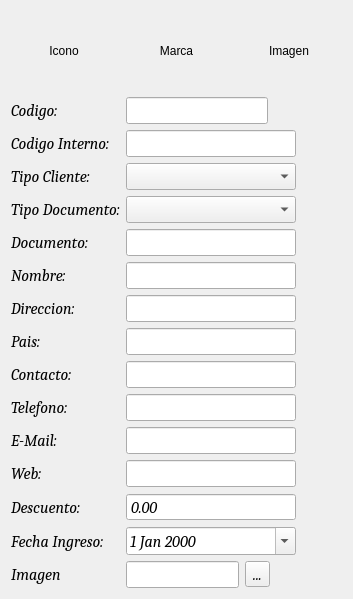
<?xml version="1.0" encoding="UTF-8"?>
<ui version="4.0">
 <class>FormCliente</class>
 <widget class="QDialog" name="FormCliente">
  <property name="geometry">
   <rect>
    <x>0</x>
    <y>0</y>
    <width>353</width>
    <height>557</height>
   </rect>
  </property>
  <property name="windowTitle">
   <string>Dialog</string>
  </property>
  <layout class="QGridLayout" name="gridLayout">
   <item row="0" column="0" colspan="2">
    <layout class="QHBoxLayout" name="horizontalLayout">
     <property name="topMargin">
      <number>0</number>
     </property>
     <item>
      <widget class="QLabel" name="label_6">
       <property name="minimumSize">
        <size>
         <width>60</width>
         <height>80</height>
        </size>
       </property>
       <property name="text">
        <string>Icono</string>
       </property>
       <property name="alignment">
        <set>Qt::AlignCenter</set>
       </property>
      </widget>
     </item>
     <item>
      <widget class="QLabel" name="label_4">
       <property name="minimumSize">
        <size>
         <width>60</width>
         <height>80</height>
        </size>
       </property>
       <property name="text">
        <string>Marca</string>
       </property>
       <property name="alignment">
        <set>Qt::AlignCenter</set>
       </property>
      </widget>
     </item>
     <item>
      <widget class="QLabel" name="LabelImage">
       <property name="minimumSize">
        <size>
         <width>60</width>
         <height>80</height>
        </size>
       </property>
       <property name="text">
        <string>Imagen</string>
       </property>
       <property name="alignment">
        <set>Qt::AlignCenter</set>
       </property>
      </widget>
     </item>
    </layout>
   </item>
   <item row="1" column="1">
    <layout class="QVBoxLayout" name="verticalLayout_2">
     <property name="leftMargin">
      <number>0</number>
     </property>
     <item>
      <widget class="QPushButton" name="ButtonGuardar">
       <property name="text">
        <string/>
       </property>
       <property name="icon">
        <iconset resource="../Recursos.qrc">
         <normaloff>:/Imagenes/iconos/guardar.png</normaloff>:/Imagenes/iconos/guardar.png</iconset>
       </property>
       <property name="iconSize">
        <size>
         <width>40</width>
         <height>40</height>
        </size>
       </property>
       <property name="autoDefault">
        <bool>false</bool>
       </property>
       <property name="flat">
        <bool>true</bool>
       </property>
      </widget>
     </item>
     <item>
      <widget class="QPushButton" name="ButtonModificar">
       <property name="text">
        <string/>
       </property>
       <property name="icon">
        <iconset resource="../Recursos.qrc">
         <normaloff>:/Imagenes/iconos/editar.png</normaloff>:/Imagenes/iconos/editar.png</iconset>
       </property>
       <property name="iconSize">
        <size>
         <width>40</width>
         <height>40</height>
        </size>
       </property>
       <property name="autoDefault">
        <bool>false</bool>
       </property>
       <property name="default">
        <bool>false</bool>
       </property>
       <property name="flat">
        <bool>true</bool>
       </property>
      </widget>
     </item>
     <item>
      <widget class="QPushButton" name="ButtonEliminar">
       <property name="text">
        <string/>
       </property>
       <property name="icon">
        <iconset resource="../Recursos.qrc">
         <normaloff>:/Imagenes/iconos/delete.png</normaloff>:/Imagenes/iconos/delete.png</iconset>
       </property>
       <property name="iconSize">
        <size>
         <width>40</width>
         <height>40</height>
        </size>
       </property>
       <property name="flat">
        <bool>true</bool>
       </property>
      </widget>
     </item>
     <item>
      <widget class="QPushButton" name="ButtonRegresar">
       <property name="text">
        <string/>
       </property>
       <property name="icon">
        <iconset resource="../Recursos.qrc">
         <normaloff>:/Imagenes/iconos/izquierda.png</normaloff>:/Imagenes/iconos/izquierda.png</iconset>
       </property>
       <property name="iconSize">
        <size>
         <width>40</width>
         <height>40</height>
        </size>
       </property>
       <property name="flat">
        <bool>true</bool>
       </property>
      </widget>
     </item>
     <item>
      <widget class="QPushButton" name="ButtonRepresentate">
       <property name="text">
        <string/>
       </property>
       <property name="icon">
        <iconset resource="../Recursos.qrc">
         <normaloff>:/Imagenes/iconos/dado.png</normaloff>:/Imagenes/iconos/dado.png</iconset>
       </property>
       <property name="iconSize">
        <size>
         <width>40</width>
         <height>40</height>
        </size>
       </property>
       <property name="flat">
        <bool>true</bool>
       </property>
      </widget>
     </item>
     <item>
      <widget class="QPushButton" name="ButtonAccionista">
       <property name="text">
        <string/>
       </property>
       <property name="icon">
        <iconset resource="../Recursos.qrc">
         <normaloff>:/Imagenes/iconos/plus_grey.png</normaloff>:/Imagenes/iconos/plus_grey.png</iconset>
       </property>
       <property name="iconSize">
        <size>
         <width>40</width>
         <height>40</height>
        </size>
       </property>
       <property name="flat">
        <bool>true</bool>
       </property>
      </widget>
     </item>
     <item>
      <widget class="QPushButton" name="ButtonAutos">
       <property name="text">
        <string/>
       </property>
       <property name="icon">
        <iconset resource="../Recursos.qrc">
         <normaloff>:/Imagenes/iconos/cat.png</normaloff>:/Imagenes/iconos/cat.png</iconset>
       </property>
       <property name="iconSize">
        <size>
         <width>40</width>
         <height>40</height>
        </size>
       </property>
       <property name="flat">
        <bool>true</bool>
       </property>
      </widget>
     </item>
     <item>
      <spacer name="verticalSpacer">
       <property name="orientation">
        <enum>Qt::Vertical</enum>
       </property>
       <property name="sizeHint" stdset="0">
        <size>
         <width>20</width>
         <height>40</height>
        </size>
       </property>
      </spacer>
     </item>
    </layout>
   </item>
   <item row="1" column="0">
    <layout class="QGridLayout" name="gridLayout_2">
     <item row="9" column="0">
      <widget class="QLabel" name="label_9">
       <property name="font">
        <font>
         <family>Cambria</family>
         <pointsize>12</pointsize>
         <italic>true</italic>
        </font>
       </property>
       <property name="text">
        <string>Telefono:</string>
       </property>
      </widget>
     </item>
     <item row="8" column="0">
      <widget class="QLabel" name="label_10">
       <property name="font">
        <font>
         <family>Cambria</family>
         <pointsize>12</pointsize>
         <italic>true</italic>
        </font>
       </property>
       <property name="text">
        <string>Contacto:</string>
       </property>
      </widget>
     </item>
     <item row="9" column="1" colspan="4">
      <widget class="QLineEdit" name="LineTelefono">
       <property name="font">
        <font>
         <family>Cambria</family>
         <pointsize>12</pointsize>
         <italic>true</italic>
        </font>
       </property>
       <property name="inputMethodHints">
        <set>Qt::ImhFormattedNumbersOnly</set>
       </property>
      </widget>
     </item>
     <item row="11" column="0">
      <widget class="QLabel" name="label_13">
       <property name="font">
        <font>
         <family>Cambria</family>
         <pointsize>12</pointsize>
         <italic>true</italic>
        </font>
       </property>
       <property name="text">
        <string>Web:</string>
       </property>
      </widget>
     </item>
     <item row="1" column="0">
      <widget class="QLabel" name="label_11">
       <property name="font">
        <font>
         <family>Cambria</family>
         <pointsize>12</pointsize>
         <italic>true</italic>
        </font>
       </property>
       <property name="text">
        <string>Codigo Interno:</string>
       </property>
      </widget>
     </item>
     <item row="10" column="0">
      <widget class="QLabel" name="label_12">
       <property name="font">
        <font>
         <family>Cambria</family>
         <pointsize>12</pointsize>
         <italic>true</italic>
        </font>
       </property>
       <property name="text">
        <string>E-Mail:</string>
       </property>
      </widget>
     </item>
     <item row="1" column="1" colspan="4">
      <widget class="QLineEdit" name="LineCodigoInterno">
       <property name="font">
        <font>
         <family>Cambria</family>
         <pointsize>12</pointsize>
         <italic>true</italic>
        </font>
       </property>
       <property name="inputMethodHints">
        <set>Qt::ImhNone</set>
       </property>
       <property name="readOnly">
        <bool>false</bool>
       </property>
      </widget>
     </item>
     <item row="12" column="0">
      <widget class="QLabel" name="label_14">
       <property name="font">
        <font>
         <family>Cambria</family>
         <pointsize>12</pointsize>
         <italic>true</italic>
        </font>
       </property>
       <property name="text">
        <string>Descuento:</string>
       </property>
      </widget>
     </item>
     <item row="7" column="1" colspan="4">
      <widget class="QLineEdit" name="LinePais">
       <property name="font">
        <font>
         <family>Cambria</family>
         <pointsize>12</pointsize>
         <italic>true</italic>
        </font>
       </property>
       <property name="inputMethodHints">
        <set>Qt::ImhFormattedNumbersOnly</set>
       </property>
      </widget>
     </item>
     <item row="6" column="1" colspan="4">
      <widget class="QLineEdit" name="LineDireccion">
       <property name="font">
        <font>
         <family>Cambria</family>
         <pointsize>12</pointsize>
         <italic>true</italic>
        </font>
       </property>
       <property name="inputMethodHints">
        <set>Qt::ImhFormattedNumbersOnly</set>
       </property>
      </widget>
     </item>
     <item row="8" column="1" colspan="4">
      <widget class="QLineEdit" name="LineContacto">
       <property name="font">
        <font>
         <family>Cambria</family>
         <pointsize>12</pointsize>
         <italic>true</italic>
        </font>
       </property>
       <property name="inputMethodHints">
        <set>Qt::ImhFormattedNumbersOnly</set>
       </property>
      </widget>
     </item>
     <item row="13" column="0">
      <widget class="QLabel" name="label_15">
       <property name="font">
        <font>
         <family>Cambria</family>
         <pointsize>12</pointsize>
         <italic>true</italic>
        </font>
       </property>
       <property name="text">
        <string>Fecha Ingreso:</string>
       </property>
      </widget>
     </item>
     <item row="10" column="1" colspan="4">
      <widget class="QLineEdit" name="LineEmail">
       <property name="font">
        <font>
         <family>Cambria</family>
         <pointsize>12</pointsize>
         <italic>true</italic>
        </font>
       </property>
       <property name="inputMethodHints">
        <set>Qt::ImhFormattedNumbersOnly</set>
       </property>
      </widget>
     </item>
     <item row="11" column="1" colspan="4">
      <widget class="QLineEdit" name="LineWeb">
       <property name="font">
        <font>
         <family>Cambria</family>
         <pointsize>12</pointsize>
         <italic>true</italic>
        </font>
       </property>
       <property name="inputMethodHints">
        <set>Qt::ImhFormattedNumbersOnly</set>
       </property>
      </widget>
     </item>
     <item row="3" column="0">
      <widget class="QLabel" name="label_5">
       <property name="font">
        <font>
         <family>Cambria</family>
         <pointsize>12</pointsize>
         <italic>true</italic>
        </font>
       </property>
       <property name="text">
        <string>Tipo Documento:</string>
       </property>
      </widget>
     </item>
     <item row="3" column="1" colspan="4">
      <widget class="QComboBox" name="ComboDocumento">
       <property name="font">
        <font>
         <family>Cambria</family>
         <pointsize>12</pointsize>
         <italic>true</italic>
        </font>
       </property>
       <item>
        <property name="text">
         <string/>
        </property>
       </item>
       <item>
        <property name="text">
         <string>Dni</string>
        </property>
       </item>
       <item>
        <property name="text">
         <string>Ruc</string>
        </property>
       </item>
      </widget>
     </item>
     <item row="5" column="1" colspan="4">
      <widget class="QLineEdit" name="LineNombre">
       <property name="font">
        <font>
         <family>Cambria</family>
         <pointsize>12</pointsize>
         <italic>true</italic>
        </font>
       </property>
       <property name="inputMethodHints">
        <set>Qt::ImhFormattedNumbersOnly</set>
       </property>
      </widget>
     </item>
     <item row="5" column="0">
      <widget class="QLabel" name="label_2">
       <property name="font">
        <font>
         <family>Cambria</family>
         <pointsize>12</pointsize>
         <italic>true</italic>
        </font>
       </property>
       <property name="text">
        <string>Nombre:</string>
       </property>
      </widget>
     </item>
     <item row="4" column="0">
      <widget class="QLabel" name="label_16">
       <property name="font">
        <font>
         <family>Cambria</family>
         <pointsize>12</pointsize>
         <italic>true</italic>
        </font>
       </property>
       <property name="text">
        <string>Documento:</string>
       </property>
      </widget>
     </item>
     <item row="4" column="1" colspan="4">
      <widget class="QLineEdit" name="LineDocumento">
       <property name="font">
        <font>
         <family>Cambria</family>
         <pointsize>12</pointsize>
         <italic>true</italic>
        </font>
       </property>
       <property name="inputMethodHints">
        <set>Qt::ImhFormattedNumbersOnly</set>
       </property>
      </widget>
     </item>
     <item row="14" column="0">
      <widget class="QLabel" name="label_3">
       <property name="font">
        <font>
         <family>Cambria</family>
         <pointsize>12</pointsize>
         <italic>true</italic>
        </font>
       </property>
       <property name="text">
        <string>Imagen</string>
       </property>
      </widget>
     </item>
     <item row="14" column="3" colspan="2">
      <widget class="QToolButton" name="ButtonArchivoImagen">
       <property name="font">
        <font>
         <family>Cambria</family>
         <pointsize>12</pointsize>
         <italic>true</italic>
        </font>
       </property>
       <property name="text">
        <string>...</string>
       </property>
      </widget>
     </item>
     <item row="0" column="0">
      <widget class="QLabel" name="label">
       <property name="font">
        <font>
         <family>Cambria</family>
         <pointsize>12</pointsize>
         <italic>true</italic>
        </font>
       </property>
       <property name="text">
        <string>Codigo:</string>
       </property>
      </widget>
     </item>
     <item row="14" column="1" colspan="2">
      <widget class="QLineEdit" name="LineImagen">
       <property name="font">
        <font>
         <family>Cambria</family>
         <pointsize>12</pointsize>
         <italic>true</italic>
        </font>
       </property>
       <property name="readOnly">
        <bool>true</bool>
       </property>
      </widget>
     </item>
     <item row="0" column="4">
      <spacer name="horizontalSpacer">
       <property name="orientation">
        <enum>Qt::Horizontal</enum>
       </property>
       <property name="sizeType">
        <enum>QSizePolicy::Fixed</enum>
       </property>
       <property name="sizeHint" stdset="0">
        <size>
         <width>18</width>
         <height>20</height>
        </size>
       </property>
      </spacer>
     </item>
     <item row="0" column="1" colspan="3">
      <widget class="QLineEdit" name="LineCodigo">
       <property name="font">
        <font>
         <family>Cambria</family>
         <pointsize>12</pointsize>
         <italic>true</italic>
        </font>
       </property>
       <property name="inputMethodHints">
        <set>Qt::ImhNone</set>
       </property>
       <property name="readOnly">
        <bool>true</bool>
       </property>
      </widget>
     </item>
     <item row="6" column="0">
      <widget class="QLabel" name="label_7">
       <property name="font">
        <font>
         <family>Cambria</family>
         <pointsize>12</pointsize>
         <italic>true</italic>
        </font>
       </property>
       <property name="text">
        <string>Direccion:</string>
       </property>
      </widget>
     </item>
     <item row="7" column="0">
      <widget class="QLabel" name="label_8">
       <property name="font">
        <font>
         <family>Cambria</family>
         <pointsize>12</pointsize>
         <italic>true</italic>
        </font>
       </property>
       <property name="text">
        <string>Pais:</string>
       </property>
      </widget>
     </item>
     <item row="2" column="0">
      <widget class="QLabel" name="label_17">
       <property name="font">
        <font>
         <family>Cambria</family>
         <pointsize>12</pointsize>
         <italic>true</italic>
        </font>
       </property>
       <property name="text">
        <string>Tipo Cliente:</string>
       </property>
      </widget>
     </item>
     <item row="2" column="1" colspan="4">
      <widget class="QComboBox" name="ComboClienteTipo">
       <property name="font">
        <font>
         <family>Cambria</family>
         <pointsize>12</pointsize>
         <italic>true</italic>
        </font>
       </property>
      </widget>
     </item>
     <item row="12" column="1" colspan="4">
      <widget class="QDoubleSpinBox" name="SpinBoxDescuento">
       <property name="font">
        <font>
         <family>Cambria</family>
         <pointsize>12</pointsize>
         <italic>true</italic>
        </font>
       </property>
       <property name="buttonSymbols">
        <enum>QAbstractSpinBox::NoButtons</enum>
       </property>
       <property name="maximum">
        <double>100.000000000000000</double>
       </property>
      </widget>
     </item>
     <item row="13" column="1" colspan="4">
      <widget class="QDateEdit" name="DateIngreso">
       <property name="font">
        <font>
         <family>Cambria</family>
         <pointsize>12</pointsize>
         <italic>true</italic>
        </font>
       </property>
       <property name="calendarPopup">
        <bool>true</bool>
       </property>
      </widget>
     </item>
    </layout>
   </item>
  </layout>
 </widget>
 <resources>
  <include location="../Recursos.qrc"/>
 </resources>
 <connections/>
</ui>
